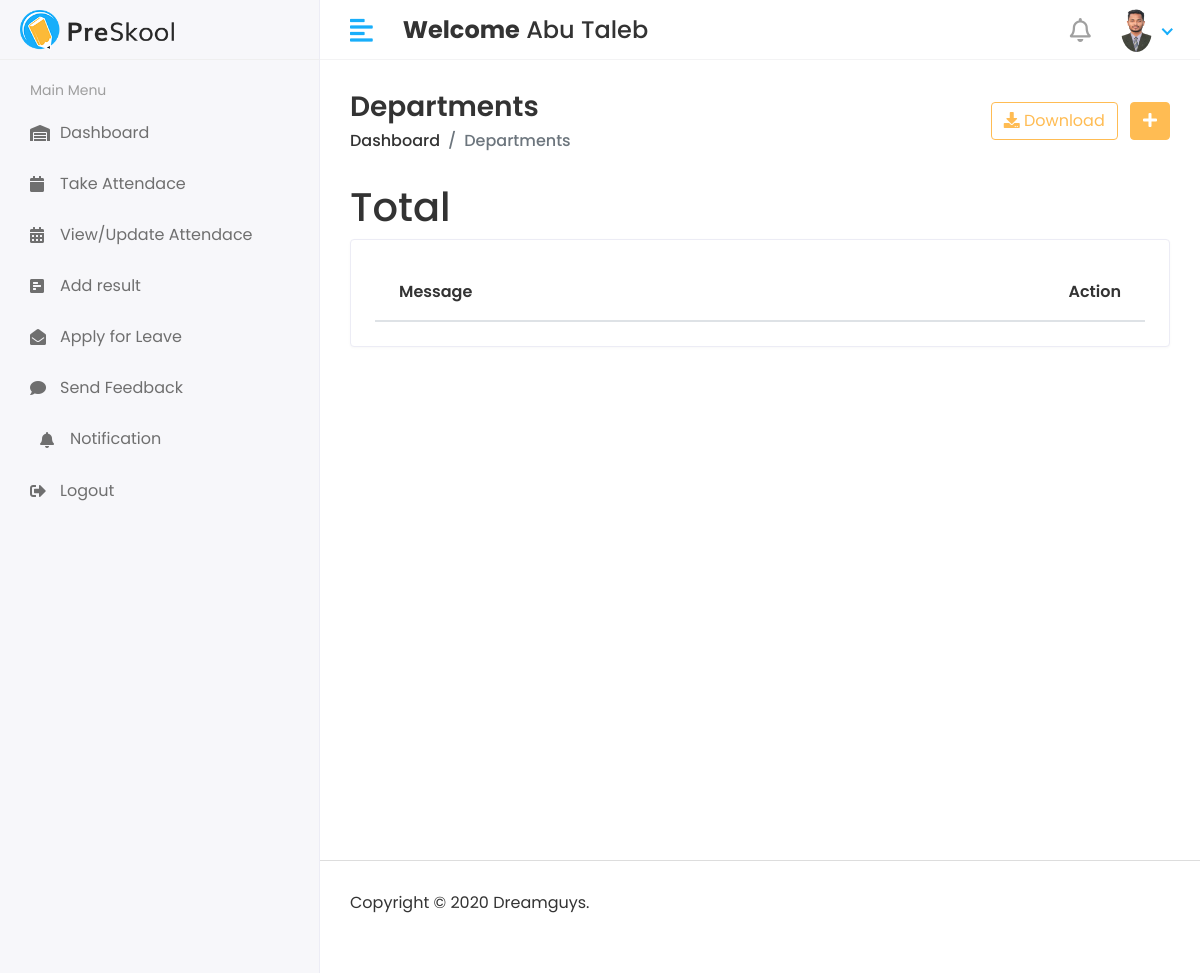
/staf/Notification (signed in), run on an earlier commit of the app's database.
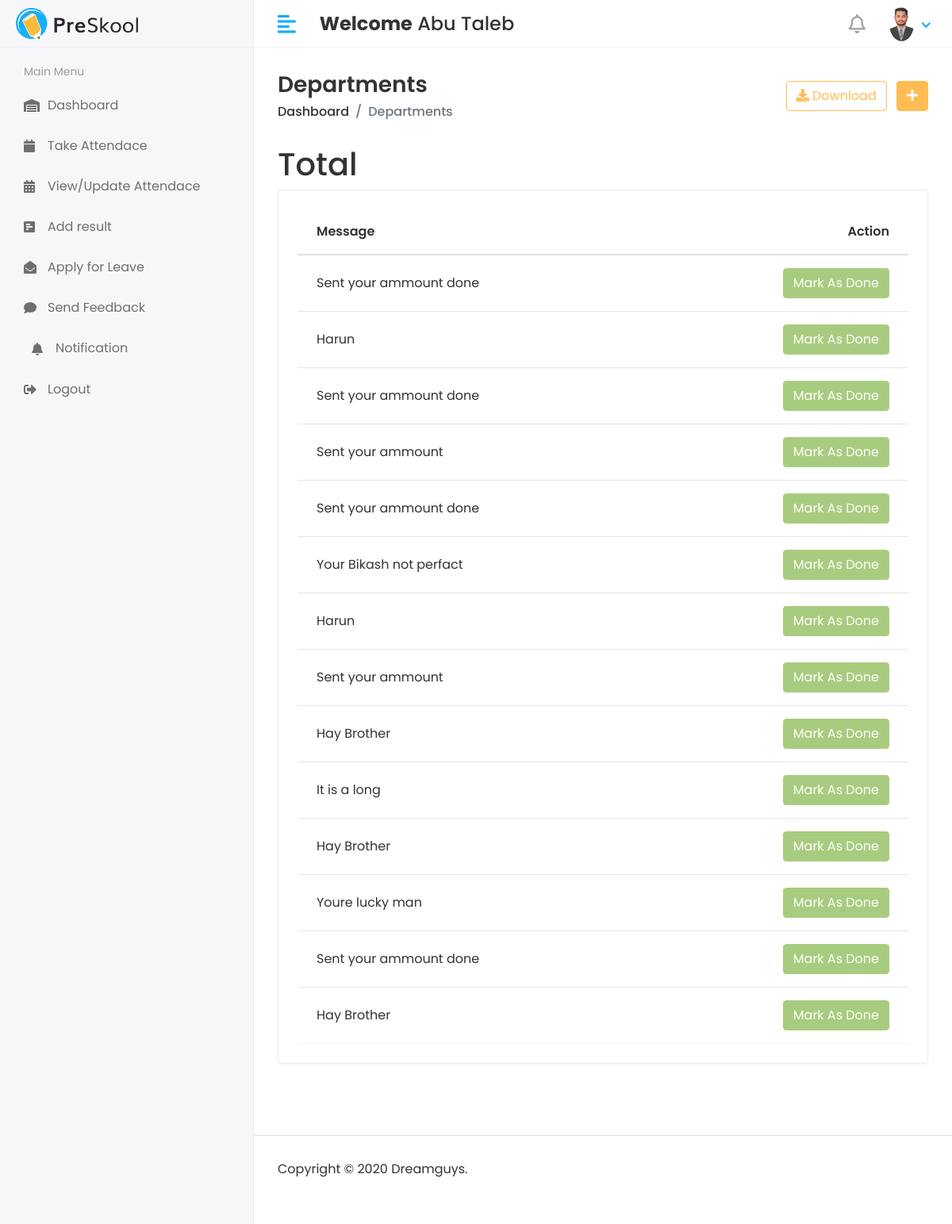
And on a later commit of the database.
### App/models.py (models this page shows, shortened)
class stafNotificatuion(models.Model):
    staf_id=models.ForeignKey(Staf, on_delete=models.CASCADE)
    message=models.TextField()
    crated_at=models.DateTimeField( auto_now_add=True)
    status=models.IntegerField(null=True,default=0)

### App/staf_views.py (the view)
# urls.py: path('staf/Notification',staf_views.StafViewNotification,name='notification'),
def StafViewNotification(request):
    staf=Staf.objects.filter(admin=request.user.id)
    for i in staf:
        staf_id=i.id
        notification=stafNotificatuion.objects.filter(staf_id=staf_id).order_by('-id')
        notifications = stafNotificatuion.objects.filter(staf_id=staf_id, status=0)
        count = notifications.count()
        print(count)
    return render(request,'staf/notification.html',locals())

### App/context_processors.py (called while the page is built)
def StafViewNotification(request):
    c = 0
    if request.user.is_authenticated:
        staf = Staf.objects.filter(admin=request.user.id)
        for i in staf:
            staf_id = i.id
            notifications = stafNotificatuion.objects.filter(staf_id=staf_id, status=0)
            c += notifications.count()  #
    return {'c': c}

### templates/staf/notification.html (shortened to what this page needs)
{% extends "base.html" %}
{% block content %}
<div class="page-wrapper">
    <div class="content container-fluid">
        <div class="page-header">
            <div class="row align-items-center">
                <div class="col">
                    <h3 class="page-title">Departments</h3>
                    <ul class="breadcrumb">
                        <li class="breadcrumb-item"><a href="index.html">Dashboard</a></li>
                        <li class="breadcrumb-item active">Departments</li>
                    </ul>
                </div>
                <div class="col-auto text-right float-right ml-auto">
                    <a href="#" class="btn btn-outline-primary mr-2"><i class="fas fa-download"></i> Download</a>
                    <a href="add-department.html" class="btn btn-primary"><i class="fas fa-plus"></i></a>
                </div>
            </div>
        </div>
        <h1>Total {{noc}}</h1>
        <div class="row">
            <div class="col-sm-12">
                <div class="card card-table">
                    <div class="card-body">
                        <div class="table-responsive">
                            <table class="table table-hover table-center mb-0 datatable">
                                <thead>
                                    <tr>
                                        <th>Message</th>
                                        <th class="text-right">Action</th>
                                    </tr>
                                </thead>
                                <tbody>
                                     {% for d in notification %}
                                    <tr>
                                       <td>{{d.message}}</td>
                                       <td class="text-right">
                                        <div class='actions'>
                                            {% if d.status == 0 %}
                                            <a href="{% url "morkdoneNotifications" status=d.id%}" class="btn btn-danger">Mark As Done</a>
                                            {% else %}
                                            <button type="submit" disabled="disabled" class="btn btn-success">Mark As Done</button>
                                            {% endif %}
                                        </div>
                                    </td>
                                    </tr>
                                    {% endfor %}
                                </tbody>
                            </table>
                        </div>
                    </div>
                </div>
            </div>
        </div>
    </div>
</div>
{% endblock content %}

What changed in the data, as far as the page shows it:
added stafNotificatuion: message "Sent your ammount done", status "Mark As Done"
added stafNotificatuion: message "Harun", status "Mark As Done"
added stafNotificatuion: message "Sent your ammount done", status "Mark As Done"
added stafNotificatuion: message "Sent your ammount", status "Mark As Done"
added stafNotificatuion: message "Sent your ammount done", status "Mark As Done"
added stafNotificatuion: message "Your Bikash not perfact", status "Mark As Done"
added stafNotificatuion: message "Harun", status "Mark As Done"
added stafNotificatuion: message "Sent your ammount", status "Mark As Done"
added stafNotificatuion: message "Hay Brother", status "Mark As Done"
added stafNotificatuion: message "It is a long", status "Mark As Done"
added stafNotificatuion: message "Hay Brother", status "Mark As Done"
added stafNotificatuion: message "Youre lucky man", status "Mark As Done"
added stafNotificatuion: message "Sent your ammount done", status "Mark As Done"
added stafNotificatuion: message "Hay Brother", status "Mark As Done"
